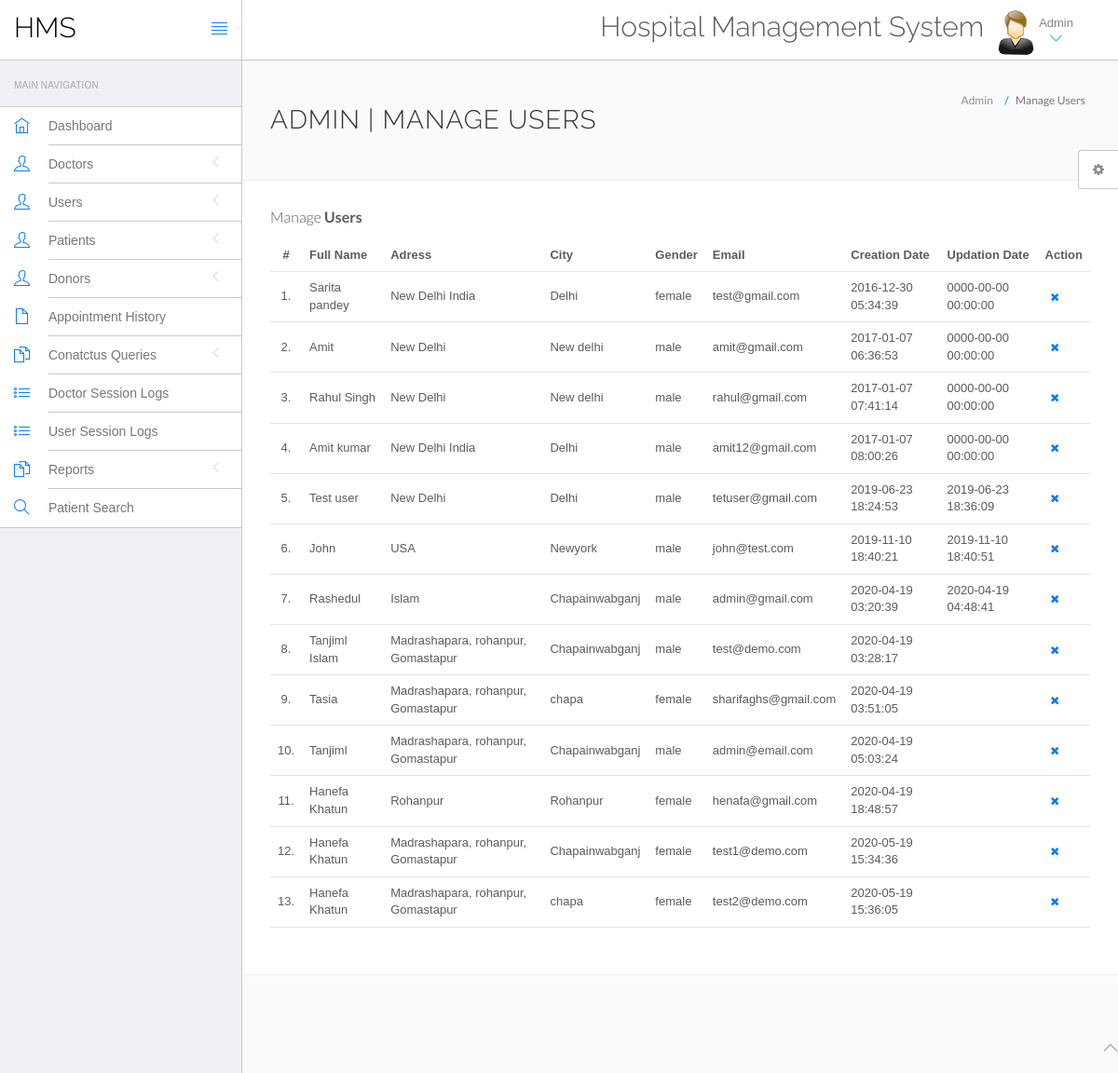
Screenshot of /hospital/hms/admin/manage-users.php (signed in) with the database file from the repository.
### tables this page shows
CREATE TABLE `users` (
  `id` int(11) NOT NULL,
  `fullName` varchar(255) DEFAULT NULL,
  `mobileNo` varchar(15) DEFAULT NULL,
  `address` longtext DEFAULT NULL,
  `city` varchar(255) DEFAULT NULL,
  `gender` varchar(255) DEFAULT NULL,
  `email` varchar(255) DEFAULT NULL,
  `password` varchar(255) DEFAULT NULL,
  `regDate` timestamp NULL DEFAULT current_timestamp(),
  `updationDate` timestamp NULL DEFAULT NULL ON UPDATE current_timestamp()
);

### hospital/hms/admin/manage-users.php (the view, shortened to what this page needs)
<?php
include('include/config.php');
?>
<!DOCTYPE html>
<html lang="en">
	<head>
		<link rel="stylesheet" href="vendor/bootstrap/css/bootstrap.min.css">
		<link rel="stylesheet" href="vendor/fontawesome/css/font-awesome.min.css">
		<link rel="stylesheet" href="vendor/themify-icons/themify-icons.min.css">
		<link href="vendor/animate.css/animate.min.css" rel="stylesheet" media="screen">
		<link href="vendor/perfect-scrollbar/perfect-scrollbar.min.css" rel="stylesheet" media="screen">
		<link href="vendor/switchery/switchery.min.css" rel="stylesheet" media="screen">
		<link href="vendor/bootstrap-touchspin/jquery.bootstrap-touchspin.min.css" rel="stylesheet" media="screen">
		<link href="vendor/select2/select2.min.css" rel="stylesheet" media="screen">
		<link href="vendor/bootstrap-datepicker/bootstrap-datepicker3.standalone.min.css" rel="stylesheet" media="screen">
		<link href="vendor/bootstrap-timepicker/bootstrap-timepicker.min.css" rel="stylesheet" media="screen">
		<link rel="stylesheet" href="assets/css/styles.css">
		<link rel="stylesheet" href="assets/css/plugins.css">
		<link rel="stylesheet" href="assets/css/themes/theme-1.css" id="skin_color" />
	</head>
	<body>
		<div id="app">
<?php include('include/sidebar.php');?>
			<div class="app-content">
						<?php include('include/header.php');?>
				<div class="main-content" >
					<div class="wrap-content container" id="container">
						<section id="page-title">
							<div class="row">
								<div class="col-sm-8">
									<h1 class="mainTitle">Admin | Manage Users</h1>
																	</div>
								<ol class="breadcrumb">
									<li>
										<span>Admin</span>
									</li>
									<li class="active">
										<span>Manage Users</span>
									</li>
								</ol>
							</div>
						</section>
						<div class="container-fluid container-fullw bg-white">
									<div class="row">
								<div class="col-md-12">
									<h5 class="over-title margin-bottom-15">Manage <span class="text-bold">Users</span></h5>
									<table class="table table-hover" id="sample-table-1">
										<thead>
											<tr>
												<th class="center">#</th>
												<th>Full Name</th>
												<th class="hidden-xs">Adress</th>
												<th>City</th>
												<th>Gender </th>
												<th>Email </th>
												<th>Creation Date </th>
												<th>Updation Date </th>
												<th>Action</th>
											</tr>
										</thead>
										<tbody>
<?php
$sql=mysqli_query($con,"select * from users");
$cnt=1;
while($row=mysqli_fetch_array($sql))
{
?>
											<tr>
												<td class="center"><?php echo $cnt;?>.</td>
												<td class="hidden-xs"><?php echo $row['fullName'];?></td>
												<td><?php echo $row['address'];?></td>
												<td><?php echo $row['city'];?>
												</td>
												<td><?php echo $row['gender'];?></td>
												<td><?php echo $row['email'];?></td>
												<td><?php echo $row['regDate'];?></td>
												<td><?php echo $row['updationDate'];?>
												</td>
												<td >
												<div class="visible-md visible-lg hidden-sm hidden-xs">
	<a href="manage-users.php?id=<?php echo $row['id']?>&del=delete" onClick="return confirm('Are you sure you want to delete?')"class="btn btn-transparent btn-xs tooltips" tooltip-placement="top" tooltip="Remove"><i class="fa fa-times fa fa-white"></i></a>
												</div>
												</td>
											</tr>
											<?php
$cnt=$cnt+1;
											 }?>
										</tbody>
									</table>
								</div>
							</div>
								</div>
							</div>
						</div>
					</div>
				</div>
	<?php include('include/footer.php');?>
	<?php include('include/setting.php');?>
	</body>
</html>

### hospital/hms/admin/assets/css/themes/theme-1.css (style rules this page uses)
body { background: #FAFAFA; }

### rows the page displays
users: fullName "Sarita pandey", address "New Delhi India", city "Delhi", gender "female", email "test@gmail.com", regDate "2016-12-30 05:34:39", updationDate "0000-00-00 00:00:00"
users: fullName "Amit", address "New Delhi", city "New delhi", gender "male", email "amit@gmail.com", regDate "2017-01-07 06:36:53", updationDate "0000-00-00 00:00:00"
users: fullName "Rahul Singh", address "New Delhi", city "New delhi", gender "male", email "rahul@gmail.com", regDate "2017-01-07 07:41:14", updationDate "0000-00-00 00:00:00"
users: fullName "Amit kumar", address "New Delhi India", city "Delhi", gender "male", email "amit12@gmail.com", regDate "2017-01-07 08:00:26", updationDate "0000-00-00 00:00:00"
users: fullName "Test user", address "New Delhi", city "Delhi", gender "male", email "tetuser@gmail.com", regDate "2019-06-23 18:24:53", updationDate "2019-06-23 18:36:09"
users: fullName "John", address "USA", city "Newyork", gender "male", email "john@test.com", regDate "2019-11-10 18:40:21", updationDate "2019-11-10 18:40:51"
users: fullName "Rashedul", address "Islam", city "Chapainwabganj", gender "male", email "admin@gmail.com", regDate "2020-04-19 03:20:39", updationDate "2020-04-19 04:48:41"
users: fullName "Tanjiml Islam", address "Madrashapara, rohanpur, Gomastapur", city "Chapainwabganj", gender "male", email "test@demo.com", regDate "2020-04-19 03:28:17"
users: fullName "Tasia", address "Madrashapara, rohanpur, Gomastapur", city "chapa", gender "female", email "sharifaghs@gmail.com", regDate "2020-04-19 03:51:05"
users: fullName "Tanjiml", address "Madrashapara, rohanpur, Gomastapur", city "Chapainwabganj", gender "male", email "admin@email.com", regDate "2020-04-19 05:03:24"
users: fullName "Hanefa Khatun", address "Rohanpur", city "Rohanpur", gender "female", email "henafa@gmail.com", regDate "2020-04-19 18:48:57"
users: fullName "Hanefa Khatun", address "Madrashapara, rohanpur, Gomastapur", city "Chapainwabganj", gender "female", email "test1@demo.com", regDate "2020-05-19 15:34:36"
users: fullName "Hanefa Khatun", address "Madrashapara, rohanpur, Gomastapur", city "chapa", gender "female", email "test2@demo.com", regDate "2020-05-19 15:36:05"
